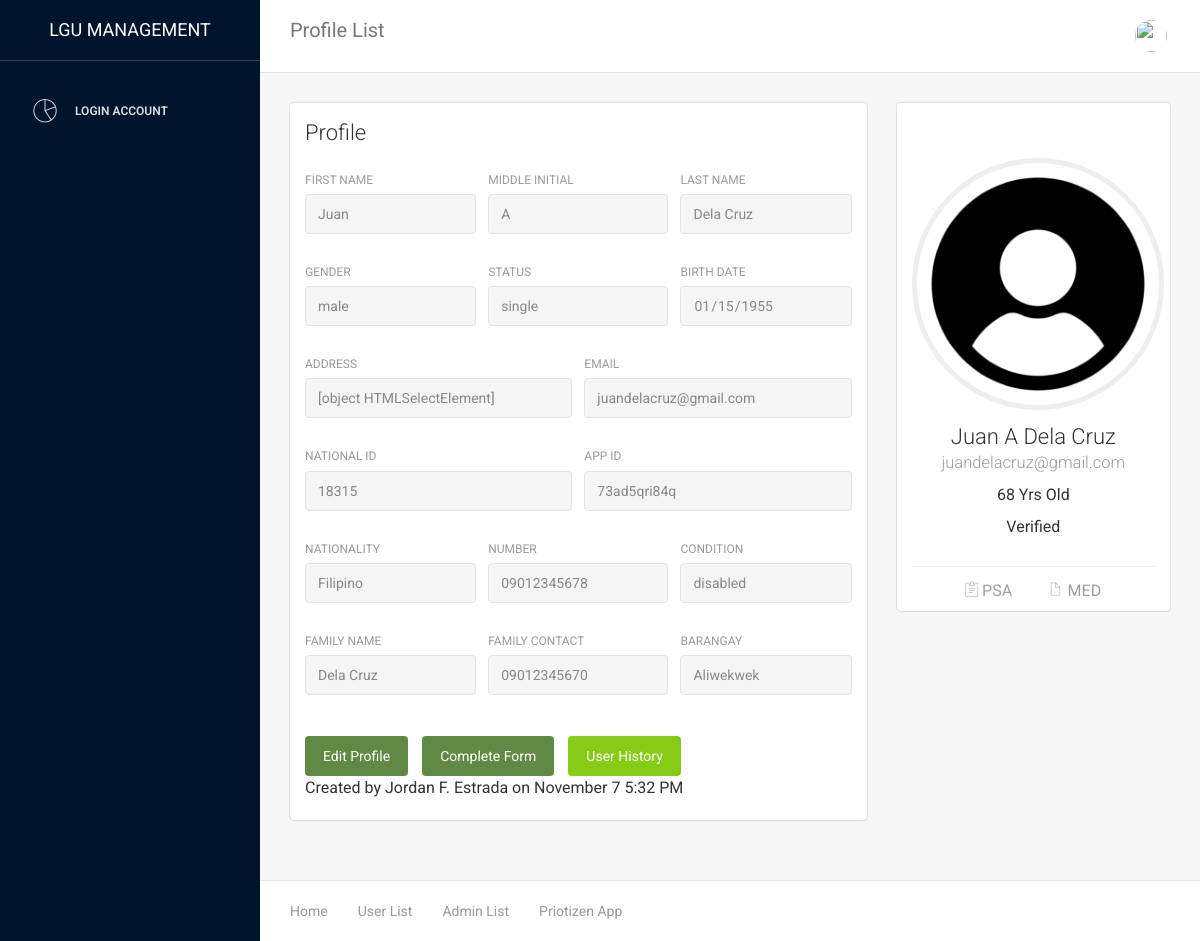
The page /LGU/user.php?user_id=73ad5qri84q on the database its author committed.
### tables this page shows
CREATE TABLE `verified` (
  `id` int(11) NOT NULL,
  `fname` varchar(45) DEFAULT NULL,
  `mi` varchar(5) DEFAULT NULL,
  `lname` varchar(45) DEFAULT NULL,
  `email` varchar(45) DEFAULT NULL,
  `bdate` varchar(20) DEFAULT NULL,
  `status_rs` varchar(20) DEFAULT NULL,
  `gender` varchar(20) DEFAULT 'Male',
  `address` varchar(100) DEFAULT NULL,
  `number` varchar(15) DEFAULT NULL,
  `valid_id` varchar(200) DEFAULT NULL,
  `app_id` varchar(15) DEFAULT NULL,
  `photo` varchar(200) DEFAULT NULL,
  `conditions` varchar(20) DEFAULT NULL,
  `nationality` varchar(45) NOT NULL DEFAULT 'Filipino',
  `family_name` varchar(45) DEFAULT NULL,
  `family_contact` varchar(15) DEFAULT NULL,
  `brgy` varchar(45) DEFAULT NULL
);

CREATE TABLE `account` (
  `id` int(11) NOT NULL,
  `account_id` varchar(45) DEFAULT NULL,
  `email` varchar(45) DEFAULT NULL,
  `passcode` varchar(45) DEFAULT NULL,
  `account_type` varchar(10) DEFAULT 'user',
  `account_status` varchar(10) DEFAULT 'Pending',
  `isfirstlogin` int(1) DEFAULT '0'
);

### LGU/user.php (the view, shortened to what this page needs)
<?php
require('connection.php');
if(isset($_GET['user_id'])){
    $user_id = $_GET['user_id'];
}else{
    $isDeleteBtn = false;
    $user_id = $_SESSION['user_id'];
}
$query = "SELECT v.*, a.account_status, d.psa , d.med FROM verified v INNER JOIN  account a on a.account_id = v.app_id inner join doc d on v.app_id = d.user_id where a.account_id = '$user_id'";
$result = mysqli_query($conn, $query);
$query1 = "SELECT u.action, u.time_edited , a.name as admin_name from user_history u inner join admin a on u.admin_id = a.admin_id where u.user_id = '$user_id' order by u.id desc limit 1 ";
$result1 = mysqli_query($conn,$query1);
if($result && $result1 ){
    $assoc = mysqli_fetch_assoc($result);
    $assoc1 = mysqli_fetch_assoc($result1);
    extract($assoc);
    extract($assoc1);
}else{
    echo $query;
}
$query3 = "SELECT u.action, u.time_edited, a.name as admin_name, concat(v.lname,' ',v.fname) as user_name  from user_history u inner join admin a on u.admin_id = a.admin_id inner join verified v on u.user_id = v.app_id where u.user_id = '$user_id' order by u.id desc ";
$query3_result = mysqli_query($conn,$query3);
?>
<!doctype html>
<html lang="en">
<head>
    <link href="assets/css/bootstrap.min.css" rel="stylesheet" />
    <link href="assets/css/animate.min.css" rel="stylesheet"/>
    <link href="assets/css/light-bootstrap-dashboard.css?v=1.4.0" rel="stylesheet"/>
    <link href="assets/css/demo.css" rel="stylesheet" />
    <link href="assets/css/confirmation.css" rel="stylesheet" />
    <link href="http://maxcdn.bootstrapcdn.com/font-awesome/4.2.0/css/font-awesome.min.css" rel="stylesheet">
    <link href="assets/css/pe-icon-7-stroke.css" rel="stylesheet" />
</head>
<body>
<div class="wrapper">
    <div class="sidebar" data-color="purple" >
        <?php
        include('includes/sidebar.php'); ?>
    </div>
    <div class="main-panel">
		<?php include('includes/navbar.php'); ?>
        <div class="content">
            <div class="container-fluid">
                <div class="row">
                    <div class="col-md-8">
                        <div class="card">
                            <div class="header">
                                <h4 class="title">Profile</h4>
                            </div>
                            <div class="content">
                                <form id="info_content" >
                                    <div class="row">
                                        <div class="col-md-4">
                                            <div class="form-group">
                                                <label>First Name</label>
                                                <input type="text" class="form-control"  placeholder="Enter first name" value="<?php echo $fname; ?>" readonly>
                                            </div>
                                        </div>
                                        <div class="col-md-4">
                                            <div class="form-group">
                                                <label>Middle Initial</label>
                                                <input type="text" class="form-control" placeholder="Enter M.I" value="<?php echo $mi?>" readonly>
                                            </div>
                                        </div>
                                        <div class="col-md-4">
                                            <div class="form-group">
                                                <label for="exampleInputEmail1">Last Name</label>
                                                <input id="lname" type="text" class="form-control" placeholder="Enter last name" value="<?php echo $lname?>" readonly>
                                            </div>
                                        </div>
                                    </div>
                                    <div class="row">
                                        <div class="col-md-4">
                                            <div class="form-group">
                                                <label>Gender</label>
                                                <input type="text" class="form-control" name="" id="" readonly value="<?php echo $gender?>">
                                            </div>
                                        </div>
                                        <div class="col-md-4">
                                            <div class="form-group">
                                                <label>Status</label>
                                                <input type="text" name="" class="form-control" id="" readonly value="<?php echo $status_rs?>">
                                            </div>
                                        </div>
                                        <div class="col-md-4">
                                            <div class="form-group">
                                                <label>Birth Date</label>
                                                <input type="date" class="form-control"  value="<?php echo date('Y-m-d', strtotime($bdate)); ?>" readonly>
                                            </div>
                                        </div>
                                    </div>
                                    <div class="row otherInfoOff">
                                        <div class="col-md-6">
                                            <div class="form-group">
                                                <label>Address</label>
                                                <input type="text" class="form-control" placeholder="Home Address" value="<?php echo $address ?>" readonly>
                                            </div>
                                        </div>
                                        <div class="col-md-6">
                                            <div class="form-group">
                                                <label>Email</label>
                                                <input type="email" class="form-control" placeholder="Email Address" id="email" value="<?php echo $email ?>" readonly >
                                            </div>
                                        </div>
                                    </div>
                                    <div class="row otherInfoOn" >
                                        <div class="col-md-6">
                                            <div class="form-group">
                                                <label>National ID</label>
                                                <input type="text" class="form-control" value="<?php echo $valid_id?>" placeholder="Enter National ID Number" id="valid_id" readonly>
                                            </div>
                                        </div>
                                        <div class="col-md-6">
                                            <div class="form-group">
                                                <label>APP ID</label>
                                                <input type="text" class="form-control" value="<?php echo $app_id?>" placeholder="Enter APP ID Number" id="app_id" readonly>
                                            </div>
                                        </div>
                                    </div>
                                    <div class="row otherInfoOff">
                                        <div class="col-md-4">
                                            <div class="form-group">
                                                <label>Nationality</label>
                                                <input type="text" class="form-control" placeholder="Enter nationality" value="<?php echo $nationality ?>" readonly>
                                            </div>
                                        </div>
                                        <div class="col-md-4">
                                            <div class="form-group">
                                                <label>Number</label>
                                                <input type="text" class="form-control" placeholder="Enter number" value="<?php echo $number ?>" readonly>
                                            </div>
                                        </div>
                                        <div class="col-md-4">
                                            <div class="form-group">
                                                <label>Condition</label>
                                                <input type="text" name="" id="" class="form-control" readonly value="<?php echo ($conditions=="pwd")? "senior citizen":"disabled" ?>">
                                            </div>
                                        </div>
                                    </div>
                                    <div class="row otherInfoOn" >
                                        <div class="col-md-4">
                                            <div class="form-group">
                                                <label>Family Name</label>
                                                <input type="text" class="form-control" value="<?php echo $family_name?>" placeholder="Enter Family Name" id="family_name" readonly>
                                            </div>
                                        </div>
                                        <div class="col-md-4">
                                            <div class="form-group">
                                                <label>Family Contact</label>
                                                <input type="text" class="form-control" value="<?php echo $family_contact?>" placeholder="Enter Family Number" id="family_contact" readonly>
                                            </div>
                                        </div>
                                        <div class="col-md-4">
                                            <div class="form-group">
                                                <label>Barangay</label>
                                                <input type="text" name="" id="" class="form-control" readonly value="<?php echo $brgy?>">
                                            </div>
                                        </div>
                                    </div>
                                </form>
                                        <?php
                                        while ($row = mysqli_fetch_assoc($query3_result)) {
                                            $admin_name = $row['admin_name'];
                                            $action = $row['action'];
                                        }
                                        ?>
                                <br>
                                <div style="display:flex;gap: 1em;">
                                        <button type="submit" class="btn btn-info btn-fill " onclick="window.location.href='user_edit.php?user_id=<?php  echo $user_id ?>'">Edit Profile</button>
                                        <button type="submit" class="btn btn-info btn-fill " onclick="window.location.href='<?php echo ($conditions=='pwd')? 'table_pwd':'table_senior' ?>.php?id=<?php  echo $user_id.'&action=edit' ?>'">Complete Form</button>
                                        <button type="submit" class="btn btn-success btn-fill " onclick="userHistory()">User History</button>
                                </div>
                                <p>
                                <?php
                                $dateFormat = $time_edited;
                                $dateTime = new DateTime($dateFormat);
                                $newDate = $dateTime -> format('F j g:i A');
                                $text = ($action=="Created"? "Created by ": "Last Edited by ");
                                $text =$text.$admin_name. " on ".$newDate;
                                echo $text;
                                ?></p>
                            </div>
                        </div>
                    </div>
                    <div class="col-md-4">
                        <div class="card card-user">
                            <div class="image">
                            </div>
                            <div class="content">
                                <div class="author">
                                     <a href="#">
                                     <?php
                                        $imagePath = "../priotizen_app/user_img/$photo";
                                        if(file_exists($imagePath)) {
                                            echo '<img class="avatar border-gray" style="height: 21em; width: 21em" src="../priotizen_app/user_img/'.$photo.'"  alt="..."/>';
                                        }else{
                                            echo '<img class="avatar border-gray" style="height: 21em; width: 21em" src="../priotizen_app/user_img/default.png"  alt="..."/>';
                                        }
                                      ?>
                                      <h4 class="title"><?php echo $fname." ".$mi." ".$lname ?><br />
                                         <small><?php echo $email ?></small>
                                      </h4>
                                    </a>
                                    <?php
                                    $bdateFormat = $bdate;
                                    $date =  date("l F d, Y");
                                    $date = explode(',',$date);
                                    $date = $date[1];
                                    $bdate = explode('-', $bdateFormat);
                                    $bdate = $bdate[0];
                                    $birthday = $date - $bdate ;
                                    ?>
                                    <h5><?php echo $birthday ?> Yrs Old</h5>
                                    <h5><?php echo $account_status ?></h5>
                                </div>
                            </div>
                            <hr>
                            <div class="text-center">
                                <button onclick="showDoc('Psa')" href="#" class="btn btn-simple"><i class="pe-7s-note2"></i> PSA</button>
                                <button onclick="showDoc('Med')" href="#" class="btn btn-simple"><i class="pe-7s-file"></i> MED</button>
                            </div>
                        </div>
                    </div>
                </div>
            </div>
        </div>
        <footer class="footer">
            <div class="container-fluid">
                <nav class="pull-left">
                    <ul>
                        <li>
                            <a href="dashboard.php">
                                Home
                            </a>
                        </li>
                        <li>
                            <a href="table.php">
                                User List
                            </a>
                        </li>
                        <li>
                            <a href="table_user.php">
                                Admin List
                            </a>
                        </li>
                        <li>
                          <a href="../priotizen_app/index.html">
                                Priotizen App
                            </a>
                        </li>
                    </ul>
                </nav>
            </div>
        </footer>
    </div>
</div>
</body>
</html>

### rows shown on the page
verified: fname "Juan", mi "A", lname "Dela Cruz", gender "male", status_rs "single", bdate "01/15/1955", address "[object HTMLSelectElement]", email "juandelacruz@gmail.com", valid "18315", app "73ad5qri84q", nationality "Filipino", number "09012345678", conditions "disabled", family_name "Dela Cruz", family_contact "09012345670", brgy "Aliwekwek", photo (placeholder picture), bdate "68", account.account_status "Verified"

### other values the page prints
$text "Created by Jordan F. Estrada on November 7 5:32 PM"
